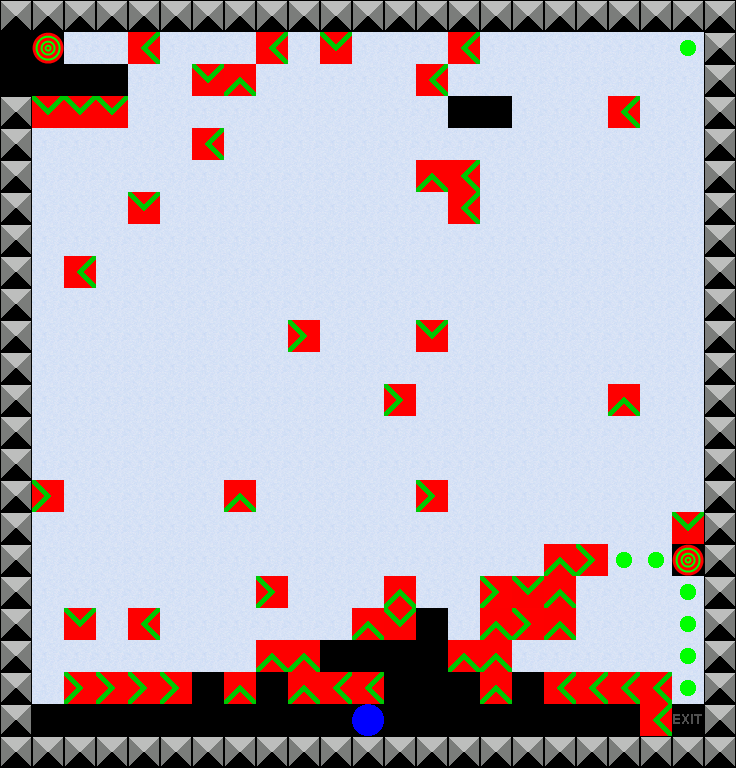

A 2D game scene composited from a Tiled map and its tileset images. What follows is a short description and the map's XML, with every tile layer's data as written:
An orthogonal 23x24 tile map with 32x32 px tiles, 4 tile layers (Layer 0, Layer 1, Layer 2, Layer 3), 4 tilesets.

<map version="1.0" orientation="orthogonal" width="23" height="24" tilewidth="32" tileheight="32">
 <properties>
  <property name="Title" value="Level 12" />
  <property name="Description" value="The first level ever!" />
 </properties>
 <tileset firstgid="1" name="Layer0" tilewidth="32" tileheight="32">
  <image source="Layer0.png" width="192" height="64" />
 </tileset>
 <tileset firstgid="13" name="Layer1" tilewidth="32" tileheight="32">
  <image source="Layer1.png" width="64" height="32" />
 </tileset>
 <tileset firstgid="15" name="Layer2" tilewidth="32" tileheight="32">
  <image source="Layer2.png" width="32" height="32" />
 </tileset>
 <tileset firstgid="16" name="Layer3" tilewidth="32" tileheight="32">
  <image source="Layer3.png" width="64" height="32" />
 </tileset>
 <layer name="Layer 0" width="23" height="24">
  <data encoding="csv">
2,2,2,2,2,2,2,2,2,2,2,2,2,2,2,2,2,2,2,2,2,2,2,
4,5,3,3,9,3,3,3,9,3,8,3,3,3,9,3,3,3,3,3,3,3,2,
4,0,0,0,3,3,8,7,3,3,3,3,3,9,3,3,3,3,3,3,3,3,2,
2,8,8,8,3,3,3,3,3,3,3,3,3,3,0,0,3,3,3,9,3,3,2,
2,3,3,3,3,3,9,3,3,3,3,3,3,3,3,3,3,3,3,3,3,3,2,
2,3,3,3,3,3,3,3,3,3,3,3,3,7,9,3,3,3,3,3,3,3,2,
2,3,3,3,8,3,3,3,3,3,3,3,3,3,9,3,3,3,3,3,3,3,2,
2,3,3,3,3,3,3,3,3,3,3,3,3,3,3,3,3,3,3,3,3,3,2,
2,3,9,3,3,3,3,3,3,3,3,3,3,3,3,3,3,3,3,3,3,3,2,
2,3,3,3,3,3,3,3,3,3,3,3,3,3,3,3,3,3,3,3,3,3,2,
2,3,3,3,3,3,3,3,3,10,3,3,3,8,3,3,3,3,3,3,3,3,2,
2,3,3,3,3,3,3,3,3,3,3,3,3,3,3,3,3,3,3,3,3,3,2,
2,3,3,3,3,3,3,3,3,3,3,3,10,3,3,3,3,3,3,7,3,3,2,
2,3,3,3,3,3,3,3,3,3,3,3,3,3,3,3,3,3,3,3,3,3,2,
2,3,3,3,3,3,3,3,3,3,3,3,3,3,3,3,3,3,3,3,3,3,2,
2,10,3,3,3,3,3,7,3,3,3,3,3,10,3,3,3,3,3,3,3,3,2,
2,3,3,3,3,3,3,3,3,3,3,3,3,3,3,3,3,3,3,3,3,8,2,
2,3,3,3,3,3,3,3,3,3,3,3,3,3,3,3,3,7,10,3,3,5,2,
2,3,3,3,3,3,3,3,10,3,3,3,7,3,3,10,8,7,3,3,3,3,2,
2,3,8,3,9,3,3,3,3,3,3,7,8,4,3,7,10,7,3,3,3,3,2,
2,3,3,3,3,3,3,3,7,7,0,0,0,0,7,7,3,3,3,3,3,3,2,
2,3,10,10,10,10,4,7,0,7,9,9,0,0,0,7,4,9,9,9,9,3,2,
2,0,0,0,0,0,0,0,0,0,0,0,0,0,0,0,0,0,0,0,9,1,2,
2,2,2,2,2,2,2,2,2,2,2,2,2,2,2,2,2,2,2,2,2,2,2
</data>
 </layer>
 <layer name="Layer 1" width="23" height="24">
  <data encoding="csv">
0,0,0,0,0,0,0,0,0,0,0,0,0,0,0,0,0,0,0,0,0,0,0,
0,0,0,0,0,0,0,0,0,0,0,0,0,0,0,0,0,0,0,0,0,0,0,
0,0,0,0,0,0,0,0,0,0,0,0,0,0,0,0,0,0,0,0,0,0,0,
0,0,0,0,0,0,0,0,0,0,0,0,0,0,0,0,0,0,0,0,0,0,0,
0,0,0,0,0,0,0,0,0,0,0,0,0,0,0,0,0,0,0,0,0,0,0,
0,0,0,0,0,0,0,0,0,0,0,0,0,0,0,0,0,0,0,0,0,0,0,
0,0,0,0,0,0,0,0,0,0,0,0,0,0,0,0,0,0,0,0,0,0,0,
0,0,0,0,0,0,0,0,0,0,0,0,0,0,0,0,0,0,0,0,0,0,0,
0,0,0,0,0,0,0,0,0,0,0,0,0,0,0,0,0,0,0,0,0,0,0,
0,0,0,0,0,0,0,0,0,0,0,0,0,0,0,0,0,0,0,0,0,0,0,
0,0,0,0,0,0,0,0,0,0,0,0,0,0,0,0,0,0,0,0,0,0,0,
0,0,0,0,0,0,0,0,0,0,0,0,0,0,0,0,0,0,0,0,0,0,0,
0,0,0,0,0,0,0,0,0,0,0,0,0,0,0,0,0,0,0,0,0,0,0,
0,0,0,0,0,0,0,0,0,0,0,0,0,0,0,0,0,0,0,0,0,0,0,
0,0,0,0,0,0,0,0,0,0,0,0,0,0,0,0,0,0,0,0,0,0,0,
0,0,0,0,0,0,0,0,0,0,0,0,0,0,0,0,0,0,0,0,0,0,0,
0,0,0,0,0,0,0,0,0,0,0,0,0,0,0,0,0,0,0,0,0,0,0,
0,0,0,0,0,0,0,0,0,0,0,0,0,0,0,0,0,0,0,0,0,0,0,
0,0,0,0,0,0,0,0,0,0,0,0,0,0,0,0,0,0,0,0,0,0,0,
0,0,0,0,0,0,0,0,0,0,0,0,0,0,0,0,0,0,0,0,0,0,0,
0,0,0,0,0,0,0,0,0,0,0,0,0,0,0,0,0,0,0,0,0,0,0,
0,0,0,0,0,0,0,0,0,0,0,0,0,0,0,0,0,0,0,0,0,0,0,
0,0,0,0,0,0,0,0,0,0,0,0,0,0,0,0,0,0,0,0,0,0,0,
0,0,0,0,0,0,0,0,0,0,0,0,0,0,0,0,0,0,0,0,0,0,0
</data>
 </layer>
 <layer name="Layer 2" width="23" height="24">
  <data encoding="csv">
0,0,0,0,0,0,0,0,0,0,0,0,0,0,0,0,0,0,0,0,0,0,0,
0,0,0,0,0,0,0,0,0,0,0,0,0,0,0,0,0,0,0,0,0,0,0,
0,0,0,0,0,0,0,0,0,0,0,0,0,0,0,0,0,0,0,0,0,0,0,
0,0,0,0,0,0,0,0,0,0,0,0,0,0,0,0,0,0,0,0,0,0,0,
0,0,0,0,0,0,0,0,0,0,0,0,0,0,0,0,0,0,0,0,0,0,0,
0,0,0,0,0,0,0,0,0,0,0,0,0,0,0,0,0,0,0,0,0,0,0,
0,0,0,0,0,0,0,0,0,0,0,0,0,0,0,0,0,0,0,0,0,0,0,
0,0,0,0,0,0,0,0,0,0,0,0,0,0,0,0,0,0,0,0,0,0,0,
0,0,0,0,0,0,0,0,0,0,0,0,0,0,0,0,0,0,0,0,0,0,0,
0,0,0,0,0,0,0,0,0,0,0,0,0,0,0,0,0,0,0,0,0,0,0,
0,0,0,0,0,0,0,0,0,0,0,0,0,0,0,0,0,0,0,0,0,0,0,
0,0,0,0,0,0,0,0,0,0,0,0,0,0,0,0,0,0,0,0,0,0,0,
0,0,0,0,0,0,0,0,0,0,0,0,0,0,0,0,0,0,0,0,0,0,0,
0,0,0,0,0,0,0,0,0,0,0,0,0,0,0,0,0,0,0,0,0,0,0,
0,0,0,0,0,0,0,0,0,0,0,0,0,0,0,0,0,0,0,0,0,0,0,
0,0,0,0,0,0,0,0,0,0,0,0,0,0,0,0,0,0,0,0,0,0,0,
0,0,0,0,0,0,0,0,0,0,0,0,0,0,0,0,0,0,0,0,0,0,0,
0,0,0,0,0,0,0,0,0,0,0,0,0,0,0,0,0,0,0,0,0,0,0,
0,0,0,0,0,0,0,0,0,0,0,0,0,0,0,0,0,0,0,0,0,0,0,
0,0,0,0,0,0,0,0,0,0,0,0,0,0,0,0,0,0,0,0,0,0,0,
0,0,0,0,0,0,0,0,0,0,0,0,0,0,0,0,0,0,0,0,0,0,0,
0,0,0,0,0,0,0,0,0,0,0,0,0,0,0,0,0,0,0,0,0,0,0,
0,0,0,0,0,0,0,0,0,0,0,0,0,0,0,0,0,0,0,0,0,0,0,
0,0,0,0,0,0,0,0,0,0,0,0,0,0,0,0,0,0,0,0,0,0,0
</data>
 </layer>
 <layer name="Layer 3" width="23" height="24">
  <data encoding="csv">
0,0,0,0,0,0,0,0,0,0,0,0,0,0,0,0,0,0,0,0,0,0,0,
0,0,0,0,0,0,0,0,0,0,0,0,0,0,0,0,0,0,0,0,0,17,0,
0,0,0,0,0,0,0,0,0,0,0,0,0,0,0,0,0,0,0,0,0,0,0,
0,0,0,0,0,0,0,0,0,0,0,0,0,0,0,0,0,0,0,0,0,0,0,
0,0,0,0,0,0,0,0,0,0,0,0,0,0,0,0,0,0,0,0,0,0,0,
0,0,0,0,0,0,0,0,0,0,0,0,0,0,0,0,0,0,0,0,0,0,0,
0,0,0,0,0,0,0,0,0,0,0,0,0,0,0,0,0,0,0,0,0,0,0,
0,0,0,0,0,0,0,0,0,0,0,0,0,0,0,0,0,0,0,0,0,0,0,
0,0,0,0,0,0,0,0,0,0,0,0,0,0,0,0,0,0,0,0,0,0,0,
0,0,0,0,0,0,0,0,0,0,0,0,0,0,0,0,0,0,0,0,0,0,0,
0,0,0,0,0,0,0,0,0,0,0,0,0,0,0,0,0,0,0,0,0,0,0,
0,0,0,0,0,0,0,0,0,0,0,0,0,0,0,0,0,0,0,0,0,0,0,
0,0,0,0,0,0,0,0,0,0,0,0,0,0,0,0,0,0,0,0,0,0,0,
0,0,0,0,0,0,0,0,0,0,0,0,0,0,0,0,0,0,0,0,0,0,0,
0,0,0,0,0,0,0,0,0,0,0,0,0,0,0,0,0,0,0,0,0,0,0,
0,0,0,0,0,0,0,0,0,0,0,0,0,0,0,0,0,0,0,0,0,0,0,
0,0,0,0,0,0,0,0,0,0,0,0,0,0,0,0,0,0,0,0,0,0,0,
0,0,0,0,0,0,0,0,0,0,0,0,0,0,0,0,0,0,0,17,17,0,0,
0,0,0,0,0,0,0,0,0,0,0,0,0,0,0,0,0,0,0,0,0,17,0,
0,0,0,0,0,0,0,0,0,0,0,0,0,0,0,0,0,0,0,0,0,17,0,
0,0,0,0,0,0,0,0,0,0,0,0,0,0,0,0,0,0,0,0,0,17,0,
0,0,0,0,0,0,0,0,0,0,0,0,0,0,0,0,0,0,0,0,0,17,0,
0,0,0,0,0,0,0,0,0,0,0,16,0,0,0,0,0,0,0,0,0,0,0,
0,0,0,0,0,0,0,0,0,0,0,0,0,0,0,0,0,0,0,0,0,0,0
</data>
 </layer>
</map>
